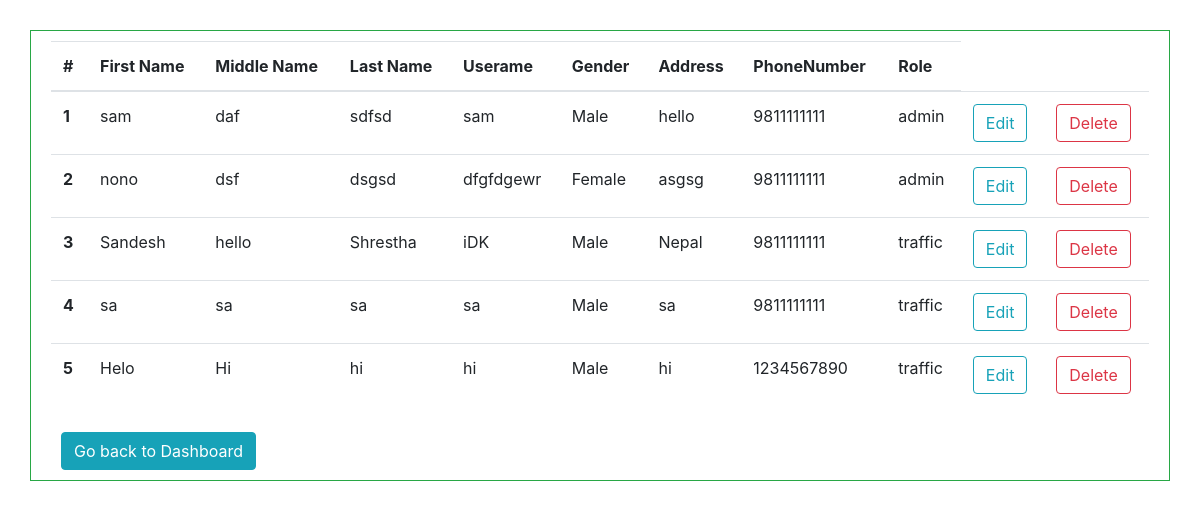
/html/ViewUser.php (signed in), run on the app's committed database.
### tables this page shows
CREATE TABLE `user` (
  `user_id` int(11) NOT NULL,
  `first_name` varchar(40) NOT NULL,
  `middle_name` varchar(40) DEFAULT NULL,
  `last_name` varchar(40) NOT NULL,
  `username` varchar(40) NOT NULL,
  `password` varchar(40) NOT NULL,
  `address` varchar(50) DEFAULT NULL,
  `phone_no` varchar(40) NOT NULL,
  `role` varchar(10) NOT NULL,
  `gender` varchar(20) NOT NULL,
  `post` varchar(50) NOT NULL
);

### html/ViewUser.php (the view, shortened to what this page needs)
<?php
include "../backend/connect_db.php";
$query = "SELECT * FROM user";
$result = mysqli_query($conn, $query);
?>
<!DOCTYPE html>
<html>
<head>
    <link rel="stylesheet" href="https://maxcdn.bootstrapcdn.com/bootstrap/4.5.2/css/bootstrap.min.css">
    <link rel="stylesheet" href="../css/addUser.css">
</head>
<body>
<div class="container border border-success">
    <div class="table-responsive">
    <table class="table table-hover">
        <thead>
        <tr>
            <th scope="col">#</th>
            <th scope="col">First Name</th>
            <th scope="col">Middle Name</th>
            <th scope="col">Last Name</th>
            <th scope="col">Userame</th>
            <th scope="col">Gender</th>
            <th scope="col">Address</th>
            <th scope="col">PhoneNumber</th>
            <th scope="col">Role</th>
        </tr>
        </thead>
        <tbody>
        <?php
        if ($result->num_rows > 0) {
            $a = 0;
            while ($row = $result->fetch_assoc()) {
                $a++;
                ?>
                <tr>
                    <th scope="row"><?php print $a ?></th>
                    <td><?php echo $row["first_name"]; ?></td>
                    <td><?php echo $row["middle_name"]; ?></td>
                    <td><?php echo $row["last_name"]; ?></td>
                    <td><?php echo $row["username"]; ?></td>
                    <td><?php echo $row["gender"]; ?></td>
                    <td><?php echo $row["address"]; ?></td>
                    <td><?php echo $row["phone_no"]; ?></td>
                    <td><?php echo $row["role"]; ?></td>
                    <td><a href="EditUser.php?id=<?= $row['user_id'] ?>" type="button"
                           class="btn btn-outline-info">Edit</a></td>
                    <td><a href="#" type="button" class="btn btn-outline-danger"
                           data-toggle="modal" data-target="#deleteModal<?php echo $row['user_id'] ?>">Delete</a></td>
                </tr>
                <?php
            }
        } else {
            echo "<h3>User is not added yet!!</h3>";
        }
        ?>
        </tbody>
    </table>
</div>
    <div class="container text-left">
        <a href="Dashboard.php" class="btn btn-info" role="button">Go back to Dashboard</a>
    </div>
</div>
</body>
</html>

### css/addUser.css (style rules this page uses)
body { padding:30px; }
div { padding: 5px; }

### data on the page
user: first_name "sam", middle_name "daf", last_name "sdfsd", username "sam", gender "Male", address "hello", phone_no "9811111111", role "admin"
user: first_name "nono", middle_name "dsf", last_name "dsgsd", username "dfgfdgewr", gender "Female", address "asgsg", phone_no "9811111111", role "admin"
user: first_name "Sandesh", middle_name "hello", last_name "Shrestha", username "iDK", gender "Male", address "Nepal", phone_no "9811111111", role "traffic"
user: first_name "sa", middle_name "sa", last_name "sa", username "sa", gender "Male", address "sa", phone_no "9811111111", role "traffic"
user: first_name "Helo", middle_name "Hi", last_name "hi", username "hi", gender "Male", address "hi", phone_no "1234567890", role "traffic"
